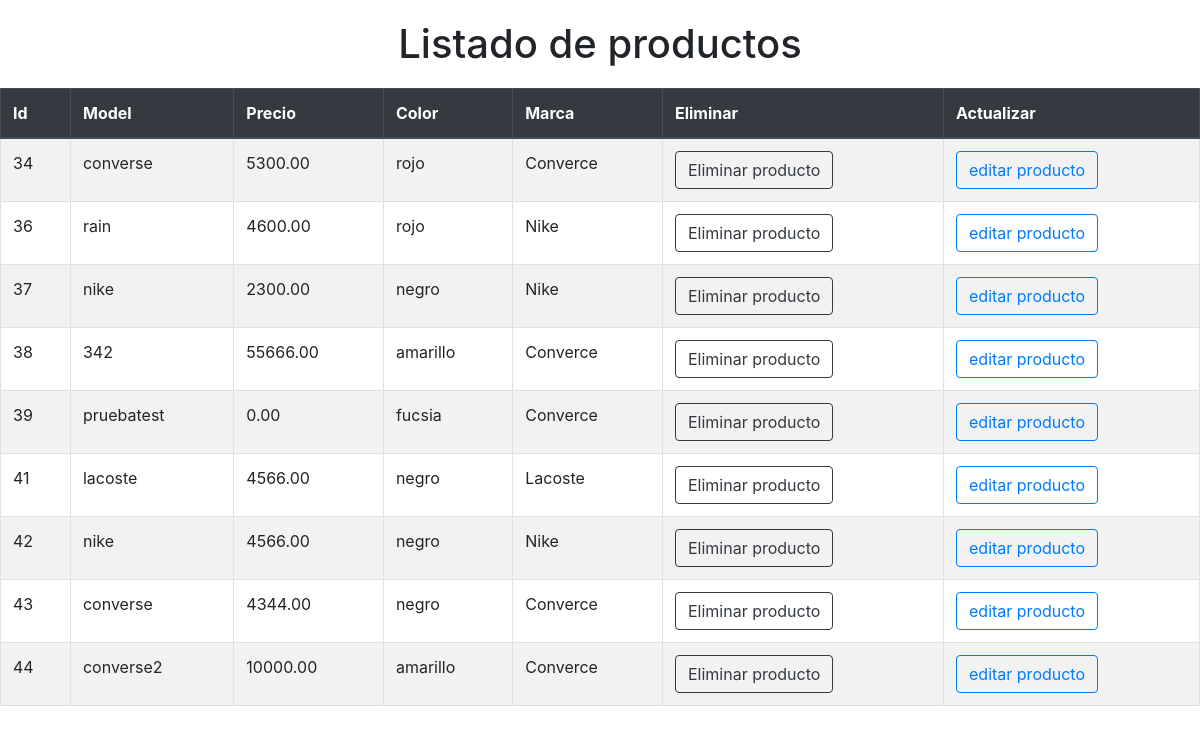
The app's page /php/list_products.php (signed in) with its own data.
### tables this page shows
CREATE TABLE `sneakers` (
  `id_sneakers` int(11) NOT NULL,
  `model` varchar(50) NOT NULL,
  `price` decimal(7,2) DEFAULT NULL,
  `id_colors` int(11) NOT NULL,
  `id_brands` int(11) NOT NULL,
  `initial_date` timestamp NOT NULL DEFAULT CURRENT_TIMESTAMP,
  `image` varchar(255) DEFAULT NULL,
  `observation` varchar(255) DEFAULT NULL
);

CREATE TABLE `colors` (
  `id_colors` int(11) NOT NULL,
  `descripcion` varchar(50) NOT NULL
);

CREATE TABLE `brands` (
  `id_brand` int(11) NOT NULL,
  `description` varchar(50) NOT NULL
);

### php/list_products.php (the view, shortened to what this page needs)
<!DOCTYPE html>
<html lang="en">
<head>
    <link rel="stylesheet" href="../css/bootstrap.min.css">
</head>
<body>
    <h1 class="text-center" style="margin:20px 0px"> Listado de productos </h1>
    <table class="table table-bordered table-striped table table-hover" style="cursor: help">
        <thead class="thead-dark">
            <tr>
                <th>Id</th>
                <th>Model</th>
                <th>Precio</th>
                <th>Color</th>
                <th>Marca</th>
                <th>Eliminar</th>
                <th>Actualizar</th>
            </tr>
        </thead>
        <tbody>
        <?php
if($_SESSION['logueado'])
{
    $con=openCon('../config/db_products.ini');
    $con->set_charset("utf8mb4");
    $sql="select s.id_sneakers as sneakers, s.model as model,s.price as price,s.observation,c.descripcion as color,b.description as brand from sneakers s inner join brands b on b.id_brand=s.id_brands inner join colors c on s.id_colors=c.id_colors";
    $result=$con->query($sql);
    while($row=$result->fetch_assoc()){
    ?>
        <tr>
       <td>
       <?php echo $row["sneakers"];?>
        </td>
        <td>
        <?php echo $row["model"];?>
       </td>
        <td>
        <?php echo $row["price"];?>
        </td>
        <td>
        <?php echo $row["color"];?>
        </td>
        <td>
        <?php echo $row["brand"];?>
         </td>
         <td>
         <a class='btn btn-outline-dark' href='#' onclick="deleteProduct(<?php echo $row['sneakers'];?>)">Eliminar producto</a>
        </td>
        <td>
        <a class='btn btn-outline-primary' href='#' onclick="updateProduct(<?php echo $row['sneakers'];?>)">editar producto</a>
        </td>
        </tr>
 <?php
 }
}
?>
        </tbody>
    </table>
</body>
</html>

### records on screen
sneakers: id_sneakers "34", model "converse", price "5300.00", id_colors.descripcion "rojo", id_brands.description "Converce"
sneakers: id_sneakers "36", model "rain", price "4600.00", id_colors.descripcion "rojo", id_brands.description "Nike"
sneakers: id_sneakers "37", model "nike", price "2300.00", id_colors.descripcion "negro", id_brands.description "Nike"
sneakers: id_sneakers "38", model "342", price "55666.00", id_colors.descripcion "amarillo", id_brands.description "Converce"
sneakers: id_sneakers "39", model "pruebatest", price "0.00", id_colors.descripcion "fucsia", id_brands.description "Converce"
sneakers: id_sneakers "41", model "lacoste", price "4566.00", id_colors.descripcion "negro", id_brands.description "Lacoste"
sneakers: id_sneakers "42", model "nike", price "4566.00", id_colors.descripcion "negro", id_brands.description "Nike"
sneakers: id_sneakers "43", model "converse", price "4344.00", id_colors.descripcion "negro", id_brands.description "Converce"
sneakers: id_sneakers "44", model "converse2", price "10000.00", id_colors.descripcion "amarillo", id_brands.description "Converce"
